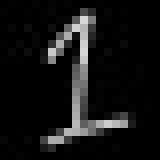
%> input picture machine-learning-ex4/ex4/Test_1_black.jpg, 20 x 20 px (shown 8 times larger)
$ octave --eval "result = loadImage('Test_1_black.jpg');"   (GNU Octave 9; MATLAB toolbox functions it lacks are replaced by stand-ins)
%> lines starting %> are read from the running program, lines starting %| are printed output that depends on the picture
### machine-learning-ex4/ex4/displayData.m
function [h, display_array] = displayData(X, example_width)
%DISPLAYDATA Display 2D data in a nice grid
%   [h, display_array] = DISPLAYDATA(X, example_width) displays 2D data
%   stored in X in a nice grid. It returns the figure handle h and the
%   displayed array if requested.

% Set example_width automatically if not passed in
if ~exist('example_width', 'var') || isempty(example_width)
	example_width = round(sqrt(size(X, 2)));
end

% Gray Image
colormap(gray);

% Compute rows, cols
[m n] = size(X);
example_height = (n / example_width);

% Compute number of items to display
display_rows = floor(sqrt(m));
display_cols = ceil(m / display_rows);

% Between images padding
pad = 1;

% Setup blank display
display_array = - ones(pad + display_rows * (example_height + pad), ...
                       pad + display_cols * (example_width + pad));

% Copy each example into a patch on the display array
curr_ex = 1;
for j = 1:display_rows
	for i = 1:display_cols
		if curr_ex > m,
			break;
		end
		% Copy the patch

		% Get the max value of the patch
		max_val = max(abs(X(curr_ex, :)));
		display_array(pad + (j - 1) * (example_height + pad) + (1:example_height), ...
		              pad + (i - 1) * (example_width + pad) + (1:example_width)) = ...
						reshape(X(curr_ex, :), example_height, example_width) / max_val;
		curr_ex = curr_ex + 1;
	end
	if curr_ex > m,
		break;
	end
end

% Display Image
h = imagesc(display_array, [-1 1]);

% Do not show axis
axis image off

drawnow;

end

### machine-learning-ex4/ex4/loadImage.m

function imageVector = loadImage(fileName)
%> called with fileName = 'Test_1_black.jpg'

Raw = imread(fileName); % load the black and white jpeg
%> Raw is the input picture: size 20x20 uint8; min 0, max 216, mean 19
Raw_float = double(Raw) .* (1/255); % convert the values to floating precision
Raw_vector = Raw_float(:)';% To turn the matrix into a vector
%> Raw_vector = 400 values, max 0.847 at index 203, min 0 at index 1, mean 0.0745

displayData(Raw_vector); % for viewing
%> after the loop in displayData, `for j = 1:display_rows`: curr_ex = 2

imageVector = Raw_vector;
%> imageVector has the same summary as Raw_vector
%> `result = loadImage('Test_1_black.jpg');`:
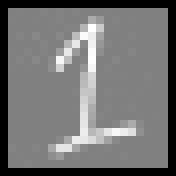
%> displayed picture: size 22x22x3, on the screen's scale of 0 to 255 (shown 8 times larger); min 0, max 255, mean 114.9
%> `result = loadImage('Test_1_black.jpg');`: result has the same summary as Raw_vector in loadImage

% predict(Theta1, Theta2, imageVector) % to predict

$ run again, on machine-learning-ex4/ex4/Test_1b.jpg
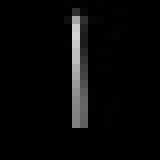
%> input picture machine-learning-ex4/ex4/Test_1b.jpg, 20 x 20 px (shown 8 times larger)
%> in loadImage, Raw is the input picture: size 20x20 uint8; min 0, max 211, mean 8.5
%> Raw_vector = 400 values, max 0.827 at index 185, min 0 at index 1, mean 0.0334
%> after the loop in displayData, `for j = 1:display_rows`: curr_ex = 2
%> imageVector has the same summary as Raw_vector
%> `result = loadImage('Test_1_black.jpg');`:
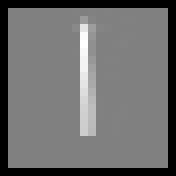
%> displayed picture: size 22x22x3, on the screen's scale of 0 to 255 (shown 8 times larger); min 0, max 255, mean 110
%> result has the same summary as Raw_vector in loadImage

$ run again, on machine-learning-ex4/ex4/Test_2.jpg
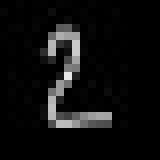
%> input picture machine-learning-ex4/ex4/Test_2.jpg, 20 x 20 px (shown 8 times larger)
%> in loadImage, Raw is the input picture: size 20x20 uint8; min 0, max 231, mean 14.7
%> Raw_vector = 400 values, max 0.906 at index 170, min 0 at index 1, mean 0.0575
%> after the loop in displayData, `for j = 1:display_rows`: curr_ex = 2
%> imageVector has the same summary as Raw_vector
%> `result = loadImage('Test_1_black.jpg');`:
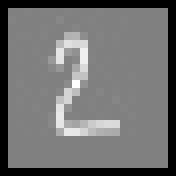
%> displayed picture: size 22x22x3, on the screen's scale of 0 to 255 (shown 8 times larger); min 0, max 255, mean 112.4
%> result has the same summary as Raw_vector in loadImage

$ run again, on machine-learning-ex4/ex4/Test_6.jpg
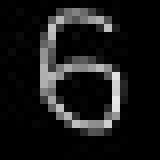
%> input picture machine-learning-ex4/ex4/Test_6.jpg, 20 x 20 px (shown 8 times larger)
%> in loadImage, Raw is the input picture: size 20x20 uint8; min 0, max 231, mean 24.3
%> Raw_vector = 400 values, max 0.906 at index 293, min 0 at index 3, mean 0.0953
%> after the loop in displayData, `for j = 1:display_rows`: curr_ex = 2
%> imageVector has the same summary as Raw_vector
%> `result = loadImage('Test_1_black.jpg');`:
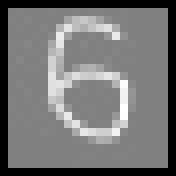
%> displayed picture: size 22x22x3, on the screen's scale of 0 to 255 (shown 8 times larger); min 0, max 255, mean 116.7
%> result has the same summary as Raw_vector in loadImage
